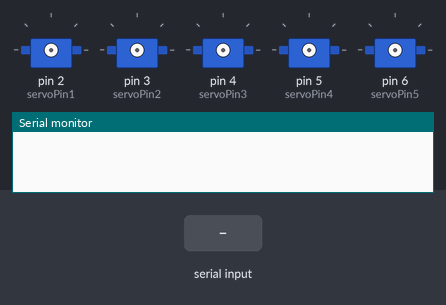
A sketch run on a simulated Arduino Uno, built with avr-gcc and run on an emulated ATmega328P. Shown: 5 × servo, the last lines printed to the serial monitor. Inputs (shaded band) come from the test bench.

Above: at 1.2 s.
1.3 s: "#" received over the second serial link
At 2.11 s:
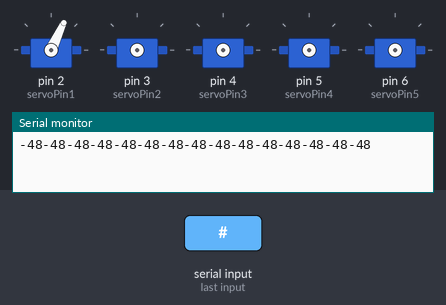
At 16.9 s:
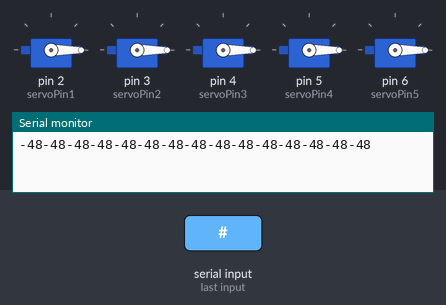
Timing chart, 0 to 18.4 s (numbered marks = the images above; inputs shaded):
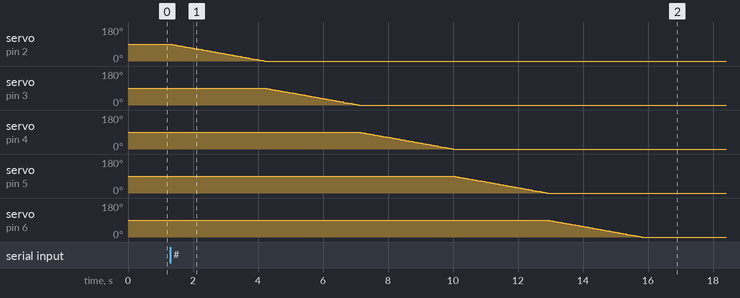

The sketch:

BrazoRobotica.ino
```cpp
#include <SoftwareSerial.h>
#include <String.h>
#include <VarSpeedServo.h>

SoftwareSerial mySerial(11,10);

char Arreglo[50];
int tope=0;
int parte1, parte2, parte3, parte4, parte5, parte6, parte7;
int parte8, parte9, parte10, parte11, parte12, parte13, parte14, parte15;
int AnguloServo1, AnguloServo2, AnguloServo3, AnguloServo4, AnguloServo5;

VarSpeedServo myservo1;
VarSpeedServo myservo2;
VarSpeedServo myservo3;
VarSpeedServo myservo4;
VarSpeedServo myservo5;

const int servoPin1 = 2; // the digital pin used for the first servo
const int servoPin2 = 3; // the digital pin used for the second servo
const int servoPin3 = 4;
const int servoPin4 = 5;
const int servoPin5 = 6;

void setup() {

 Serial.begin(4800); //57600
  while (!Serial) {
  }
  mySerial.begin(9600);//9600
  }

void loop() {
 if (mySerial.available()>0) {
  //Serial.write(mySerial.read());
 char lectura=mySerial.read();

 if(lectura=='*'){
   tope=0;
 }else if(lectura=='#')
 {
        parte1= ((Arreglo[0]-48));
        parte2= ((Arreglo[1]-48));
        parte3= ((Arreglo[2]-48));
        parte4= ((Arreglo[3]-48));
        parte5= ((Arreglo[4]-48));
        parte6= ((Arreglo[5]-48));
        parte7= ((Arreglo[6]-48));
        parte8= ((Arreglo[7]-48));
        parte9= ((Arreglo[8]-48));
        parte10= ((Arreglo[9]-48));
        parte11= ((Arreglo[10]-48));
        parte12= ((Arreglo[11]-48));
        parte13= ((Arreglo[12]-48));
        parte14= ((Arreglo[13]-48));
        parte15= ((Arreglo[14]-48));

         AnguloServo1= ((parte1*100)+(parte2*10)+(parte3));
         AnguloServo2= ((parte4*100)+(parte5*10)+(parte6));
         AnguloServo3= ((parte7*100)+(parte8*10)+(parte9));
         AnguloServo4= ((parte10*100)+(parte11*10)+(parte12));
         AnguloServo5= ((parte13*100)+(parte14*10)+(parte15));

        Serial.print(parte1);
        Serial.print(parte2);
        Serial.print(parte3);
        Serial.print(parte4);
        Serial.print(parte5);
        Serial.print(parte6);
        Serial.print(parte7);
        Serial.print(parte8);
        Serial.print(parte9);
        Serial.print(parte10);
        Serial.print(parte11);
        Serial.print(parte12);
        Serial.print(parte13);
        Serial.print(parte14);
        Serial.println(parte15);

        myservo1.attach(servoPin1);  // attaches the servo on pin 9 to the servo object
        myservo1.write(AnguloServo1,20,true); // set the intial position of the servo, as fast as possible, run in background
        myservo2.attach(servoPin2);  // attaches the servo on pin 9 to the servo object
        myservo2.write(AnguloServo2,20,true);  // set the intial position of the servo, as fast as possible, wait until done
        myservo3.attach(servoPin3);  // attaches the servo on pin 9 to the servo object
        myservo3.write(AnguloServo3,20,true);  // set the intial position of the serv
        myservo4.attach(servoPin4);  // attaches the servo on pin 9 to the servo object
        myservo4.write(AnguloServo4,20,true);
        myservo5.attach(servoPin5);  // attaches the servo on pin 9 to the servo object
        myservo5.write(AnguloServo5,20,true);
 }else{
 Arreglo[tope++]=lectura;
 }
 }


}
```

Measured:
- after the input at 1.3 s, servo on pin 2 (servoPin1): moves from 90° to 0° over 2.9 s, starting at once; servo on pin 3 (servoPin2): moves from 90° to 0° over 2.9 s, starting after 2.9 s
